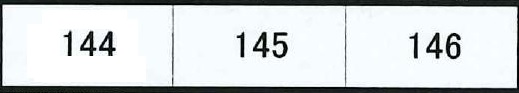
#> input picture template_check_material/TesteviceeNo_template.jpg, 519 x 93 px
$ python -i Contours.py   (imports and definitions only)
#> lines starting #> are read from the running program, lines starting #| are printed output that depends on the picture; after the words box and inside, x2 and y2 are one past the last pixel; in counts of white or black regions, pixels touching at a corner belong together
#> further down, picture is the input picture: shape (93, 519, 3); mean B, G, R 215.1, 213.7, 209.3
import cv2
from cv2 import rectangle
from cv2 import log
from cv2 import resize
import numpy as np
import os
import matplotlib.pyplot as plt
import math
import random
def sortBBox(listboxmax,listboxmin):
    for i in range(len(listboxmax)):
        for j in range(0,len(listboxmax)-i-1):
            if listboxmax[j][0] > listboxmax[j+1][0]:
                temp = listboxmax[j]
                listboxmax[j] = listboxmax[j+1]
                listboxmax[j+1] = temp
                temp1 = listboxmin[j]
                listboxmin[j] = listboxmin[j+1]
                listboxmin[j+1] = temp1
    return listboxmax, listboxmin
def getBoundingBox(contours):
    listboxmin = []
    listboxmax = []
    for id in range(0,len(contours)):
        listx=[]
        listy=[]
        for coor in contours[id]:
            listx.append(coor[0][0])
            listy.append(coor[0][1])
        minx = np.min(listx)
        miny = np.min(listy)
        maxx = np.max(listx)
        maxy = np.max(listy)
        listboxmin.append((minx,miny))
        listboxmax.append((maxx,maxy))
    return listboxmax, listboxmin
# [5 lines left out: function drawBBox, not called in this run]
def drawBBox2(img,coor):
    cv2.rectangle(img,(coor[0],coor[1]),(coor[2],coor[3]),(255,0,0),1)
    return img
def convertColorToWhiteColor(image, Color = [True, True], threshold_Green_min = 80,threshold_Blue_min = 150,threshold_Red_min = 150, ratio=1.1):

#> called with threshold_Green_min = 80, threshold_Blue_min = 150, threshold_Red_min = 150, ratio = 1.1
    height,width = image.shape[0],image.shape[1]

    for loop1 in range(height):
        for loop2 in range(width):
            r,g,b = image[loop1,loop2]
            if Color[1] == True:
                if (g/(r+1) > ratio and g > threshold_Green_min and g>b) :
                    image[loop1,loop2] = 255,255,255
            if Color[0] == True:
                if (r/(g+1) > ratio and r > threshold_Red_min and r>b) :
                    image[loop1,loop2] = 255,255,255
    return image
def delLine(image):
    maxValue = 255*image.shape[1]
    height,width = image.shape[0],image.shape[1]
    sumRow = np.sum(image,axis=1)
    for loop1 in range(len(sumRow)):
        if int(sumRow[loop1]) > maxValue*0.5:
            for i in range(width):
               image[loop1][i] = 0
               if loop1 > 1:
                   image[loop1-1][i] = 0
               if loop1 < height-2:
                   image[loop1+1][i] = 0
    return image
def getAvg(listboxmax,listboxmin):
    area = []
    areaHeight = []
    areaWidth = []
    for i in range(len(listboxmax)):
        w = listboxmax[i][0] - listboxmin[i][0]
        h = listboxmax[i][1] - listboxmin[i][1]
        areaHeight.append(float(h))
        areaWidth.append(float(w))
        area.append(w*h)
    avgAreaHeight= np.average(areaHeight)
    avgAreaWidth= np.average(areaWidth)
    avgArea = np.average(area)
    return avgAreaWidth, avgAreaHeight, avgArea
def getAvgFromList(listChar):
    avgW = []
    avgH = []
    avgA = []
    for i in range(len(listChar)):
        avgH.append(listChar[i][1][1]-listChar[i][0][1])
        avgW.append(listChar[i][1][0]-listChar[i][0][0])
        avgA.append((listChar[i][1][0]-listChar[i][0][0])*(listChar[i][1][1]-listChar[i][0][1]))
    return np.average(avgW),np.average(avgH),np.average(avgA)
# [22 lines left out: functions avgDistanceChar, avgMaxy, avgMiny, centroids, not called in this run]
def centroidscoor(coorXY1,coorXY2):
    x = ((coorXY1[0] + coorXY2[0])/2)
    y = ((coorXY1[1] + coorXY2[1])/2)
    return (int(x),int(y))
def removeBadContours(image,listboxmax1,listboxmin1,params,num):
    #Params[0] - Filer good bbox
    goodBBox = []
    multiChar = []
    listChar = []
    listboxmax1,listboxmin1 = sortBBox(listboxmax1,listboxmin1)
    avgAreaWidth, avgAreaHeight, avgArea = getAvg(listboxmax1,listboxmin1)
    listBoxMaxFilterSmall = []
    listBoxMinFilterSmall = []
    # listboxmax = []
    # listboxmin = []
    listCharFilterByCentroid = []
    listCentroidy = []
    listMaxY = []
    listCharFilterByDistance = []
    listPhrase = []
    listCountPharse = []
    listPhraseGroup = []
    listCountPharseGroup = []
    temp = []
    tempGroup = []
    countCharGroup=0
    countChar = 0
    listCut = []
    #Delete smal contours
    for i in range(len(listboxmax1)):
        w = listboxmax1[i][0] - listboxmin1[i][0]
        h = listboxmax1[i][1] - listboxmin1[i][1]
        if h * w >  0.1*avgArea  and w > 0.1*avgAreaWidth and h > 0.15* avgAreaHeight:
            listBoxMaxFilterSmall.append((listboxmax1[i][0],listboxmax1[i][1]))
            listBoxMinFilterSmall.append((listboxmin1[i][0],listboxmin1[i][1]))
    avgAreaWidth, avgAreaHeight, avgArea = getAvg(listBoxMaxFilterSmall,listBoxMinFilterSmall)
    # Filer good bbox
    for i in range(len(listBoxMaxFilterSmall)):
        w = listBoxMaxFilterSmall[i][0] - listBoxMinFilterSmall[i][0]
        h = listBoxMaxFilterSmall[i][1] - listBoxMinFilterSmall[i][1]
        # Normal number
        if h > 0.55*avgAreaHeight and h * w >  0.4*avgArea :
            goodBBox.append([listBoxMinFilterSmall[i],listBoxMaxFilterSmall[i]])
        #Number 1
        elif h > 0.6*avgAreaHeight and h > 1.5*w and w*h > 0.08*avgArea:
            goodBBox.append([listBoxMinFilterSmall[i],listBoxMaxFilterSmall[i]])
        #Number 0 small
        elif abs(w-h)<params[0][0] and w*h > params[0][1]*avgArea :
            goodBBox.append([listBoxMinFilterSmall[i],listBoxMaxFilterSmall[i]])

    # cv2.imwrite('/home/anlab/ANLAB/SerialPJ/projects/SerialPJ/results/test.jpg',drawBBox(image,goodBBox))
    # Filter serial number from goodBBox
    for i in range(len(goodBBox)):
        w = goodBBox[i][1][0] - goodBBox[i][0][0]
        h = goodBBox[i][1][1] - goodBBox[i][0][1]
        #Check multi char
        if w >1.25*h and h * w > 1.4*avgArea or w >1.3*h:
            listChar.append([(goodBBox[i][0][0],goodBBox[i][0][1]),(goodBBox[i][1][0],goodBBox[i][1][1])])
            listCentroidy.append(int((goodBBox[i][0][1]+goodBBox[i][1][1])/2))
        # One char
        else:
            listChar.append([(goodBBox[i][0][0],goodBBox[i][0][1]),(goodBBox[i][1][0],goodBBox[i][1][1])])
            listCentroidy.append(int((goodBBox[i][0][1] + goodBBox[i][1][1])/2))
    # [14 lines of commented-out code are left out]

    listCharFilterByMdeian = []
    listMedian = []
    posMedianMax = 0
    valMedianMax = 0
    #Filter by median
    for i in range(len(listChar)):
        centroid = centroidscoor(listChar[i][1],listChar[i][0])[1]
        tmp = []
        tmp.append(centroid)
        for j in range(len(listChar)):
            centroid1 = centroidscoor(listChar[j][1],listChar[j][0])[1]
            if abs(centroid-centroid1) < 16 and i != j:
                tmp.append(centroid1)
        listMedian.append(tmp)
        if len(tmp) > valMedianMax:
            valMedianMax = len(tmp)
            posMedianMax = i
    avgMedian = np.average(listMedian[posMedianMax])
    for i in range(len(listChar)):
        centroidtemp = centroidscoor(listChar[i][1],listChar[i][0])
        if abs(centroidtemp[1]-avgMedian) < 16:
            listCharFilterByMdeian.append(listChar[i])
    avgAreaWidth, avgAreaHeight, avgArea = getAvgFromList(listCharFilterByMdeian)
    # cv2.imwrite('/home/anlab/ANLAB/SerialPJ/projects/SerialPJ/results/test.jpg',drawBBox(image,listCharFilterByMdeian))
    listChar = []
    cooryMax = []
    # Filter by distance
    for i in range(len(listCharFilterByMdeian)-1):
        w = listCharFilterByMdeian[i][1][0] - listCharFilterByMdeian[i][0][0]
        centroid = centroidscoor(listCharFilterByMdeian[i][1],listCharFilterByMdeian[i][0])
        centroid1 = centroidscoor(listCharFilterByMdeian[i+1][1],listCharFilterByMdeian[i+1][0])
        dist = math.sqrt((centroid[0] - centroid1[0])**2 + (centroid[1] - centroid[1])**2)
        if dist < 3.2*avgAreaHeight:
            temp.append(listCharFilterByMdeian[i])
            countChar +=1
            if i + 2 == len(listCharFilterByMdeian):
                temp.append(listCharFilterByMdeian[i+1])
                listPhrase.append(temp)
                countChar +=1
                listCountPharse.append(countChar)
        else:
            temp.append(listCharFilterByMdeian[i])
            listPhrase.append(temp)
            countChar +=1
            listCountPharse.append(countChar)
            countChar = 0
            temp = []
    for i in range(len(listPhrase)):
        listCharFilterByDistance.append(listPhrase[np.argmax(listCountPharse)])
    if len(listCharFilterByDistance)!=0:
        listCharFilterByDistance = listCharFilterByDistance[0]
    avgAreaWidth, avgAreaHeight, avgArea = getAvgFromList(listCharFilterByDistance)
    # cv2.imwrite('/home/anlab/ANLAB/SerialPJ/projects/SerialPJ/results/test.jpg',drawBBox(image,listCharFilterByDistance))+
    if len(listCharFilterByDistance) > num and num!=-1:
        for i in range(len(listCharFilterByDistance)-1):
            w = listCharFilterByDistance[i][1][0] - listCharFilterByDistance[i][0][0]
            centroid = centroidscoor(listCharFilterByDistance[i][1],listCharFilterByDistance[i][0])
            centroid1 = centroidscoor(listCharFilterByDistance[i+1][1],listCharFilterByDistance[i+1][0])
            dist = math.sqrt((centroid[0] - centroid1[0])**2 + (centroid[1] - centroid[1])**2)
            if dist < 2*avgAreaHeight:
                tempGroup.append(listCharFilterByDistance[i])
                countCharGroup +=1
                if i + 2 == len(listCharFilterByDistance):
                    tempGroup.append(listCharFilterByDistance[i+1])
                    listPhraseGroup.append(tempGroup)
                    countCharGroup +=1
                    listCountPharseGroup.append(countCharGroup)
            else:
                tempGroup.append(listCharFilterByDistance[i])
                listPhraseGroup.append(tempGroup)
                countCharGroup +=1
                listCountPharseGroup.append(countCharGroup)
                countCharGroup = 0
                tempGroup = []
        listCharFilterByDistance = []
        for i in range(len(listPhraseGroup)):
            listCharFilterByDistance.append(listPhraseGroup[np.argmax(listCountPharseGroup)])
        if len(listCharFilterByDistance)!=0:
            listCharFilterByDistance = listCharFilterByDistance[0]
        avgAreaWidth, avgAreaHeight, avgArea = getAvgFromList(listCharFilterByDistance)
    if num == -1:
        #Filter char for calculate avg
        listCharPre = []
        for i in range(len(listCharFilterByDistance)):
            w = listCharFilterByDistance[i][1][0] - listCharFilterByDistance[i][0][0]
            h = listCharFilterByDistance[i][1][1] - listCharFilterByDistance[i][0][1]
            #Check multiChar
            if w >1.2*h and h * w > 1.3*avgArea  or w >1.47*h and w > 1.2*avgAreaWidth:
                multiChar = [listCharFilterByDistance[i][0],listCharFilterByDistance[i][1]]
                # Two char in one box
                if w > 0.5*avgAreaWidth and w < 2.5*avgAreaWidth:
                    listCharPre.append([(multiChar[0][0],multiChar[0][1]),(multiChar[1][0]-int(w/2),multiChar[1][1])])
                    listCharPre.append([(multiChar[0][0]+int(w/2),multiChar[0][1]),(multiChar[1][0],multiChar[1][1])])
                # Three char in one box
                elif w < 4*avgAreaWidth and w >= 2.5*avgAreaWidth:
                    listCharPre.append([(multiChar[0][0],multiChar[0][1]),(multiChar[1][0]-int(w/3)*2,multiChar[1][1])])
                    listCharPre.append([(multiChar[0][0]+int(w/3),multiChar[0][1]),(multiChar[1][0]-int(w/3),multiChar[1][1])])
                    listCharPre.append([(multiChar[1][0]-int(w/3),multiChar[0][1]),(multiChar[1][0],multiChar[1][1])])
            # One char
            else:
                listCharPre.append([(listCharFilterByDistance[i][0][0],listCharFilterByDistance[i][0][1]),(listCharFilterByDistance[i][1][0],listCharFilterByDistance[i][1][1])])
        avgAreaWidth, avgAreaHeight, avgArea = getAvgFromList(listCharPre)
        # Split multichar
        listChar = []
        cooryMax = []
        for i in range(len(listCharFilterByDistance)):
            w = listCharFilterByDistance[i][1][0] - listCharFilterByDistance[i][0][0]
            h = listCharFilterByDistance[i][1][1] - listCharFilterByDistance[i][0][1]
            #Check multiChar
            if w >1.2*h and h * w > 1.8*avgArea and w > 1.7*avgAreaWidth or w >1.47*h and w > 1.2*avgAreaWidth:
                multiChar = [listCharFilterByDistance[i][0],listCharFilterByDistance[i][1]]
                imgcp = image.copy()
                imgcp = imgcp[multiChar[0][1]:multiChar[1][1],multiChar[0][0]:multiChar[1][0]]
                # Two char in one box
                if w > 0.5*avgAreaWidth and w < 2.8*avgAreaWidth:
                    imgcp2 = image[multiChar[0][1]:multiChar[1][1],multiChar[0][0]+int(w/2):multiChar[1][0]]
                    contourss,hierachy=cv2.findContours(imgcp2,cv2.RETR_EXTERNAL,cv2.CHAIN_APPROX_SIMPLE)

                    # [16 lines of commented-out code are left out]
                    bboxmax,bboxmin = getBoundingBox(contourss)
                    bbox = []
                    for k in range(len(bboxmax)):
                        bbox.append([bboxmin[k],bboxmax[k]])
                        bigArea = 0
                    for l in bbox:
                        w1 = l[1][0] - l[0][0]
                        h1 = l[1][1] - l[0][1]
                        if w1*h1 > bigArea:
                            bigArea = w1*h1
                    if bigArea*2 > (w/2)*h:
                    # if bigArea > 0.2*(w/2)*h:
                        listCut.append(len(listChar))
                        listChar.append([(multiChar[0][0],multiChar[0][1]),(multiChar[1][0]-int(w/2),multiChar[1][1])])
                        listChar.append([(multiChar[0][0]+int(w/2),multiChar[0][1]),(multiChar[1][0],multiChar[1][1])])
                        cooryMax.append(multiChar[1][1])
                        cooryMax.append(multiChar[1][1])
                    else:
                        listChar.append([(multiChar[0][0],multiChar[0][1]),(multiChar[1][0],multiChar[1][1])])
                        cooryMax.append(multiChar[1][1])
                # Three char in one box
                elif w < 5*avgAreaWidth and w >= 2.8*avgAreaWidth:
                    listCut.append(len(listChar))
                    listCut.append(len(listChar)+1)
                    listChar.append([(multiChar[0][0],multiChar[0][1]),(multiChar[1][0]-int(w/3)*2,multiChar[1][1])])
                    listChar.append([(multiChar[0][0]+int(w/3),multiChar[0][1]),(multiChar[1][0]-int(w/3),multiChar[1][1])])
                    listChar.append([(multiChar[1][0]-int(w/3),multiChar[0][1]),(multiChar[1][0],multiChar[1][1])])
                    cooryMax.append(multiChar[1][1])
                    cooryMax.append(multiChar[1][1])
                    cooryMax.append(multiChar[1][1])
            # One char
            else:
                listChar.append([(listCharFilterByDistance[i][0][0],listCharFilterByDistance[i][0][1]),(listCharFilterByDistance[i][1][0],listCharFilterByDistance[i][1][1])])
                cooryMax.append(listCharFilterByDistance[i][1][1])
    elif len(listCharFilterByDistance) < num and num!=-1:
        posMax = 0
        maxW = 0
        for index in range(len(listCharFilterByDistance)):
            w = listCharFilterByDistance[index][1][0] - listCharFilterByDistance[index][0][0]
            if w > maxW:
                maxW = w
                posMax = index
        for index in range(len(listCharFilterByDistance)):
            w = listCharFilterByDistance[index][1][0] - listCharFilterByDistance[index][0][0]
            h = listCharFilterByDistance[index][1][1] - listCharFilterByDistance[index][0][1]
            multiChar = [listCharFilterByDistance[index][0],listCharFilterByDistance[index][1]]
            if index == posMax:
                minColumns = []
                kernel1 = np.ones((8,1), np.uint8)
                kernel = cv2.getStructuringElement(cv2.MORPH_ELLIPSE, (7 ,7))
                kernel = np.array(kernel,dtype=np.uint8)
                img_tmp = image[multiChar[0][1]:multiChar[1][1],multiChar[0][0]:multiChar[1][0]]
                img_erosion = cv2.dilate(image, kernel, iterations=2)
                img_erosion = cv2.erode(img_erosion, kernel1, iterations=2)
                for column in range(int((multiChar[1][0]-multiChar[0][0])*0.25)+multiChar[0][0],multiChar[1][0]-int((multiChar[1][0]-multiChar[0][0])*0.15)):
                    minColumns.append(sum(value for value in img_erosion[multiChar[0][1]:multiChar[1][1],column] if value == 255))
                posCut = np.where(np.min(minColumns)==minColumns)[0][-1] + int((multiChar[1][0]-multiChar[0][0])*0.25) + multiChar[0][0]
                listCut.append(len(listChar))
                listChar.append([(multiChar[0][0],multiChar[0][1]),(posCut,multiChar[1][1])])
                listChar.append([(posCut,multiChar[0][1]),(multiChar[1][0],multiChar[1][1])])
                cooryMax.append(multiChar[1][1])
                cooryMax.append(multiChar[1][1])
            else:
                listChar.append([(multiChar[0][0],multiChar[0][1]),(multiChar[1][0],multiChar[1][1])])
                cooryMax.append(multiChar[1][1])
    else:
        for i in range(len(listCharFilterByDistance)):
            listChar.append([(listCharFilterByDistance[i][0][0],listCharFilterByDistance[i][0][1]),(listCharFilterByDistance[i][1][0],listCharFilterByDistance[i][1][1])])
            cooryMax.append(listCharFilterByDistance[i][1][1])
    # cv2.imwrite('/home/anlab/ANLAB/SerialPJ/projects/SerialPJ/results/test1.jpg',drawBBox(image,listChar))
    avgAreaWidth, avgAreaHeight, avgArea = getAvgFromList(listChar)
    # Filter char "No"
    avgCooryMax = np.average(cooryMax)
    rs = []
    for i in range(len(listChar)):
        # if listChar[i][1][1] + 7 > avgCooryMax:
        if listChar[i][1][1] + avgAreaHeight*0.4 > avgCooryMax:
            rs.append(listChar[i])
    return rs, listCut
# [9 lines left out: function resize_image_min, not called in this run]
def splitCharFromForm(image,params =[[3,0.15]],num = -1,Color = [True, True]):
    image = cv2.cvtColor(image,cv2.COLOR_BGR2RGB)
    SerialNo = image.copy()
    SerialNo = convertColorToWhiteColor(SerialNo,Color = Color)
    SerialGray = cv2.cvtColor(SerialNo, cv2.COLOR_BGR2GRAY)
    # Inverse
    m, dev = cv2.meanStdDev(SerialGray)
#> m = [213.4]; dev = [82.24]
    ret, thresh = cv2.threshold(SerialGray, m[0][0] - 0.5*dev[0][0], 255, cv2.THRESH_BINARY_INV)
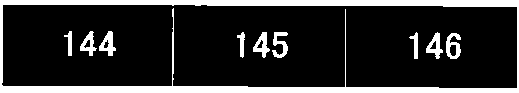
#> thresh: shape (93, 519); 17.6% white; 10 white regions, largest, box (x1, y1, x2, y2) and area: (0, 0, 519, 93) 6885, (446, 33, 461, 59) 229, (272, 32, 288, 58) 216
#> ret = 172
    thresh = delLine(thresh)
#> in delLine, `sumRow = np.sum(image,axis=1)`: sumRow = 93 values, max 132345 at index 0, min 1275 at index 7, mean 23270.8
#> the loop in delLine, `for loop1 in range(len(sumRow)):` made 93 passes
#> after the loop in delLine, `for loop1 in range(len(sumRow)):`:
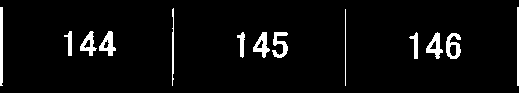
#> image: shape (93, 519); 4.6% white; 13 white regions
    contours,hierachy=cv2.findContours(thresh,cv2.RETR_EXTERNAL,cv2.CHAIN_APPROX_SIMPLE)
#> contours = 13 contours, 1 with area under 20; largest, box (x1, y1, x2, y2) and area: (446, 33, 461, 59) 246, (426, 32, 443, 59) 204, (99, 31, 116, 56) 202, (253, 32, 270, 58) 200, (80, 31, 97, 56) 186
    # cv2.drawContours(image, contours, -1, (0, 255, 0), 3)
    # plt.imshow(image)
    # plt.show()
    listboxmax,listboxmin = getBoundingBox(contours)
#> the loop in getBoundingBox, `for id in range(0,len(contours)):` made 13 passes
#> (minx, miny, maxx, maxy) on passes 1 to 8: (446, 33, 460, 58), (426, 32, 442, 58), (409, 32, 417, 58), (272, 32, 287, 57), (253, 32, 269, 57), (237, 32, 244, 57), (99, 31, 115, 55), (80, 31, 96, 55)
#> (the rest of the program and of its run is left out)
